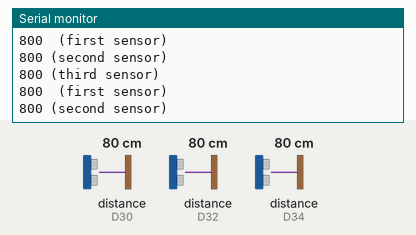
A program run on a simulated Arduino Nano 33 BLE. Shown: the last lines printed to the serial monitor. The inputs (shaded band) are chosen by the test bench; at power-on: distance to the obstacle (sensors on D30, D32, D34) 80 cm.

Above: at 9.2 s.
9.3 s: distance to the obstacle (sensor on D30) set to 2 cm
At 9.3 s:
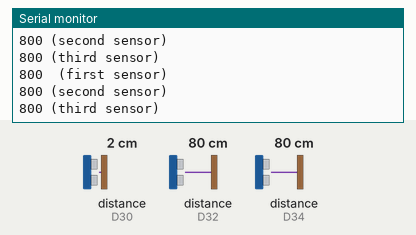
10.8 s: distance to the obstacle (sensor on D32) set to 2 cm
At 12.1 s:
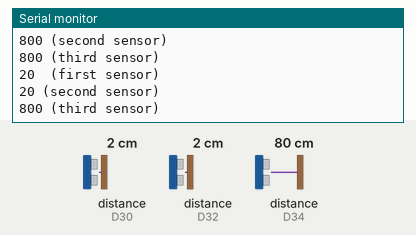
12.3 s: distance to the obstacle (sensor on D34) set to 2 cm
At 13.3 s:
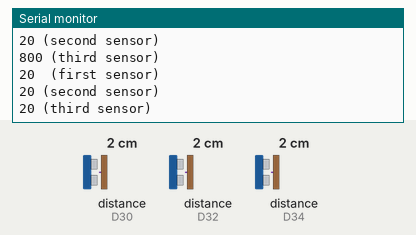
13.8 s: distance to the obstacle (sensor on D30) set to 4 cm
At 15.1 s:
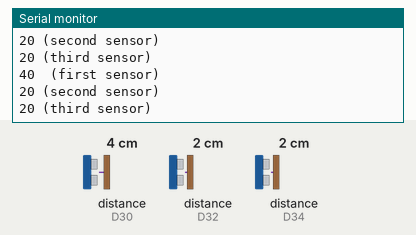
15.3 s: distance to the obstacle (sensor on D32) set to 4 cm
At 16.6 s:
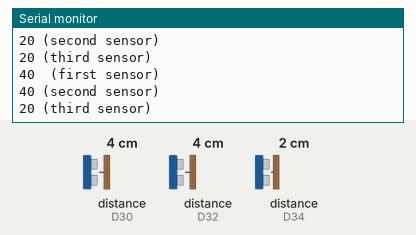
16.8 s: distance to the obstacle (sensor on D34) set to 4 cm
At 17.7 s:
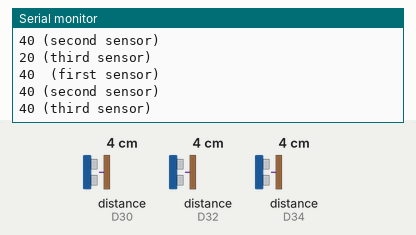
Timing chart, 0 to 19.3 s (numbered marks = the images above; inputs shaded):
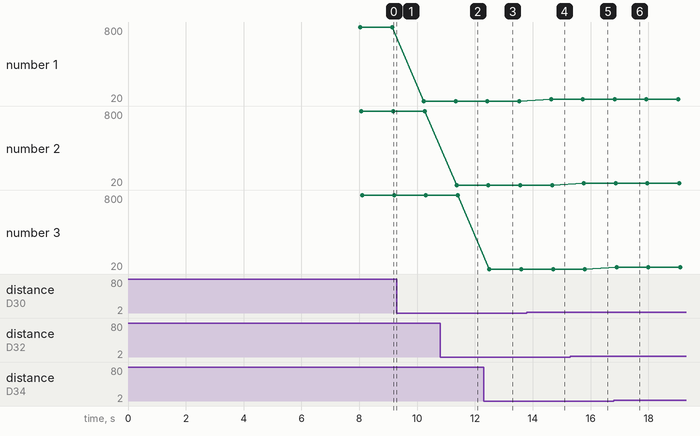

The program:

main.cpp
```cpp
#include <Arduino.h>

#include <Wire.h>
#include <VL53L1X.h>

void print_sensor_data(void);

VL53L1X sensor_1;
VL53L1X sensor_2;
VL53L1X sensor_3;

const int reset_1 = 10;
const int reset_2 = 7;
const int reset_3 = 4;

void setup()
{
	//Pin setup
  pinMode(reset_1,OUTPUT);
  pinMode(reset_2, OUTPUT);
  pinMode(reset_3, OUTPUT);
  digitalWrite(reset_1, LOW);
  digitalWrite(reset_2, LOW);
  digitalWrite(reset_3, LOW);

  delay(500);
  Wire.begin();
  Wire.setClock(400000); // use 400 kHz I2C

  Serial.begin(115200);

	//Initialize sensors
  //All sensors start with same address, therefore they need to be  hold in reset mode
  //and initalized after each other
  pinMode(reset_1, INPUT);
  delay(1500);
  sensor_1.setTimeout(500);
  if (!sensor_1.init())
  {
    Serial.println("Failed to detect and initialize sensor 1!");
    while (1);
  }
  delay(1000);
  sensor_1.setAddress((uint8_t)30);
  Serial.println("Sensor 1 initialized");

  Serial.println("addresses set");
  Serial.print("Address 1: ");
  Serial.println(sensor_1.getAddress());

  sensor_1.setDistanceMode(VL53L1X::Long);
  sensor_1.setMeasurementTimingBudget(50000);

  sensor_1.startContinuous(500);

  //while(true){
  //  Serial.print(sensor_1.read());
  //  Serial.println("  (first sensor)");
  //  if (sensor_1.timeoutOccurred()) { Serial.print(" 1. TIMEOUT"); }
  //  delay(250);
  //}


  pinMode(reset_2, INPUT);
  delay(1500);
  sensor_2.setTimeout(500);
  if (!sensor_2.init())
  {
    Serial.println("Failed to detect and initialize sensor 2!");
    while (1);
  }
  delay(1000);
  sensor_2.setAddress((uint8_t)32);
  Serial.println("Sensor 2 initialized");

  pinMode(reset_3, INPUT);
  delay(1500);
  sensor_3.setTimeout(500);
    if (!sensor_3.init())
  {
    Serial.println("Failed to detect and initialize sensor 3!");
    while (1);
  }
  delay(1000);
  sensor_3.setAddress((uint8_t)34);
  Serial.println("Sensor 3 initialized");

  Serial.println("addresses set");
  Serial.print("Address 1: ");
  Serial.println(sensor_1.getAddress());
  Serial.print("Address 2: ");
  Serial.println(sensor_2.getAddress());
  Serial.print("Address 3: ");
  Serial.println(sensor_3.getAddress());

  sensor_1.setDistanceMode(VL53L1X::Long);
  sensor_1.setMeasurementTimingBudget(50000);

	sensor_2.setDistanceMode(VL53L1X::Long);
  sensor_2.setMeasurementTimingBudget(50000);

  sensor_3.setDistanceMode(VL53L1X::Long);
  sensor_3.setMeasurementTimingBudget(50000);

  sensor_1.startContinuous(500);
  sensor_2.startContinuous(500);
  sensor_3.startContinuous(500);

}

void loop()
{
  print_sensor_data();
  delay(1000);
}

void print_sensor_data(){
    Serial.print(sensor_1.read());
    Serial.println("  (first sensor)");
    if (sensor_1.timeoutOccurred()) { Serial.print(" 1. TIMEOUT"); }

    Serial.print(sensor_2.read());
    Serial.println(" (second sensor)");
    if (sensor_2.timeoutOccurred()) { Serial.print(" 2. TIMEOUT"); }

    Serial.print(sensor_3.read());
    Serial.println(" (third sensor)");
    if (sensor_3.timeoutOccurred()) { Serial.print("3.  TIMEOUT"); }

    Serial.println();
}
```

Measured:
- after the input at 10.8 s, the serial monitor: prints a new line after 0.57 s (image 2)
- after the input at 12.3 s, the serial monitor: prints a new line after 0.20 s (image 3)
- after the input at 13.8 s, the serial monitor: prints a new line after 0.83 s (image 4)
- after the input at 15.3 s, the serial monitor: prints a new line after 0.47 s (image 5)
- after the input at 16.8 s, the serial monitor: prints a new line after 0.10 s (image 6)
- plotted number 1: 800 → 20 after the input at 9.3 s, 20 → 40 after the input at 13.8 s
